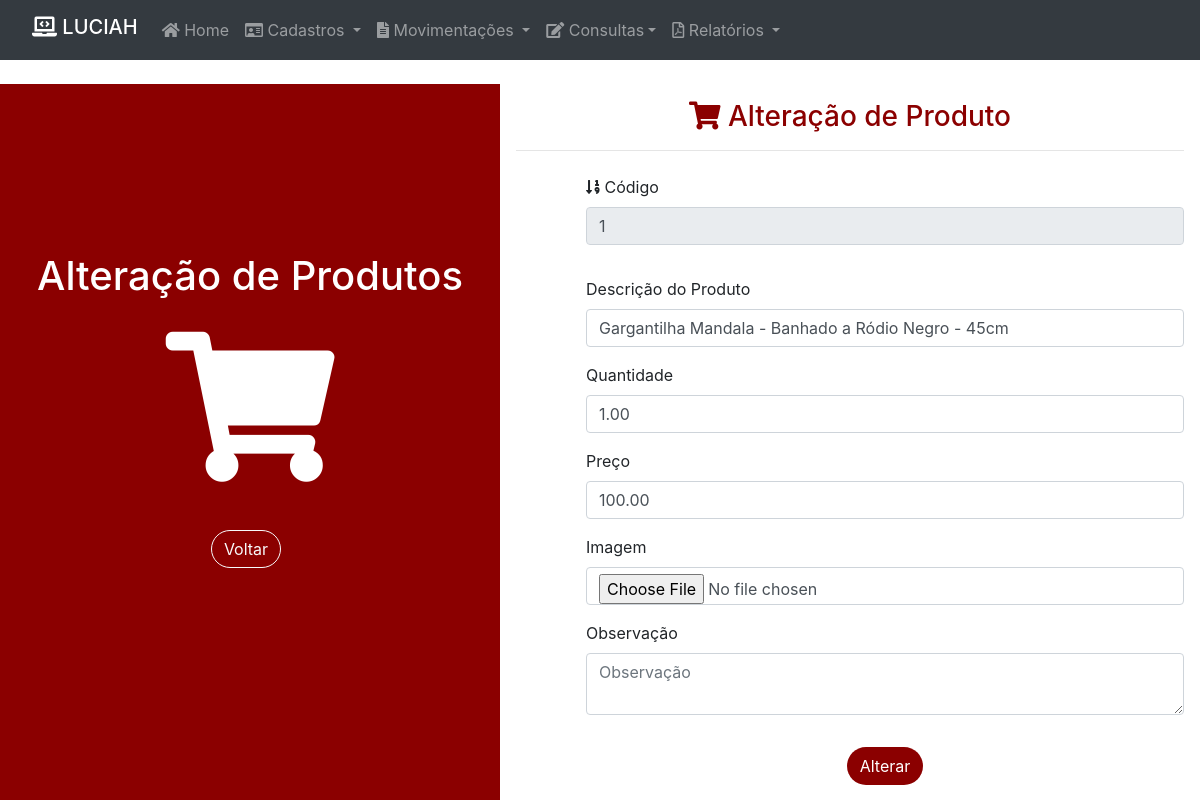
/ver_alteracao_produto.php?codigo=1, run on the app's committed database.
### tables this page shows
CREATE TABLE `produto` (
  `id` int(11) NOT NULL,
  `descricao` varchar(100) NOT NULL,
  `quant` decimal(11,2) NOT NULL,
  `preco` decimal(11,2) NOT NULL,
  `imagem` varchar(100) NOT NULL,
  `data_cadastro` timestamp NOT NULL DEFAULT current_timestamp() ON UPDATE current_timestamp(),
  `obs` varchar(200) NOT NULL
);

### ver_alteracao_produto.php (the view, shortened to what this page needs)
<!DOCTYPE html>
<html lang="pt-br">
<head>
  <link rel="stylesheet" href="https://maxcdn.bootstrapcdn.com/bootstrap/4.5.2/css/bootstrap.min.css">
  <link rel="stylesheet" href="https://cdnjs.cloudflare.com/ajax/libs/font-awesome/5.11.2/css/all.css">
</head>
<body>
  <?php
  include_once('conexao.php');
  $codigo = $_GET['codigo'];
  $sqlconsulta = "select * from produto where id = '$codigo'";
  $resultado = @mysqli_query($conexao, $sqlconsulta);
  if (!$resultado) {
    echo '<input type="button" onclick="window.location=' . "'index.php'" . ';" value="Voltar"><br><br>';
    die('<b>Query Invalida:</b>' . @mysqli_error($conexao));
  } else {
    $num = @mysqli_num_rows($resultado);
    if ($num == 0) {
      echo "<b>Codigo: </b>nao localizado <br><br>";
      echo '<input type="button" onclick="window.location=' . "'index.php'" . ';" value="Voltar"><br><br>';
      exit;
    } else {
      $dado = mysqli_fetch_array($resultado);
    }
  }
  ?>
    <body>
        <?php include("header.php") ?>
        <div class="container-fluid">
            <div class="row mt-4">
                <div class="col-md-5" style="background-color: darkred; color:white">
                    <br><br><br><br><br><br><br>
                    <div class="text-center">
                        <h1> Alteração de Produtos </h1> <br>
                        <i class="fas fa-shopping-cart" style="font-size: 150px;"></i><br><br>
                        <button type="button" class="btn btn-outline-light mt-4 mb-5 mr-2" value="Voltar" onclick="javascript: location.href='index.php';" style="border-radius: 25px;">Voltar</button>
                    </div>
                </div>
                <div class="col-md-7 p-3">
                    <h3 class="text-center" style="color: darkred;"> <i class="fas fa-shopping-cart"></i> Alteração de Produto </h3>
                    <hr class="mb-4">
                    <form method="post" action="alterar_produto.php" style="margin-left: 70px;">
                        <div class="form-group">
                            <i class="fas fa-sort-numeric-down"></i>
                            <label class="md-3" for="id">Código</label>
                            <input class="form-control" type="id" name="txtid" id="id" value='<?php echo $dado['id']; ?>' readonly>
                        </div>
                        <div class="form-group ">
                            <label class="md-3 mt-3" for="descricao">Descrição do Produto</label>
                            <input class="form-control" name="txtdescricao" type="text" id="descricao" value='<?php echo $dado['descricao']; ?>'>
                        </div>
                        <div class="form-group">
                            <label class="md-3" for="quant">Quantidade</label>
                            <input class="form-control" name="txtquant" type="text" id="quant" value='<?php echo $dado['quant']; ?>'>
                        </div>
                        <div class="form-group">
                            <label class="md-3" for="preco">Preço</label>
                            <input class="form-control" name="txtpreco" type="text" id="preco" value='<?php echo $dado['preco']; ?>'>
                        </div>
                        <div class="form-group">
                            <label class="md-3" for="imagem">Imagem</label>
                            <input type="file" class="form-control" name="txtimagem" id="exampleInputImagem" aria-describedby="imagem">
                        </div>
                        <div class="form-group">
                            <label class="md-3" for="exampleInputVenda">Observação</label>
                            <textarea name="txtobs" cols="30" rows="2" class="form-control" placeholder="Observação"></textarea>
                        </div>
                <div class="text-center">
                    <button type="submit" class="btn mt-3 text-center" style="background-color: darkred; color:white; border-radius: 25px;" value="Alterar"> Alterar </button>
                </div>
                </form>
            </div>
        </div>
        </div>
    </body>

### data on the page
produto: txtid "1", txtdescricao "Gargantilha Mandala - Banhado a Ródio Negro - 45cm", txtquant "1.00", txtpreco "100.00"
